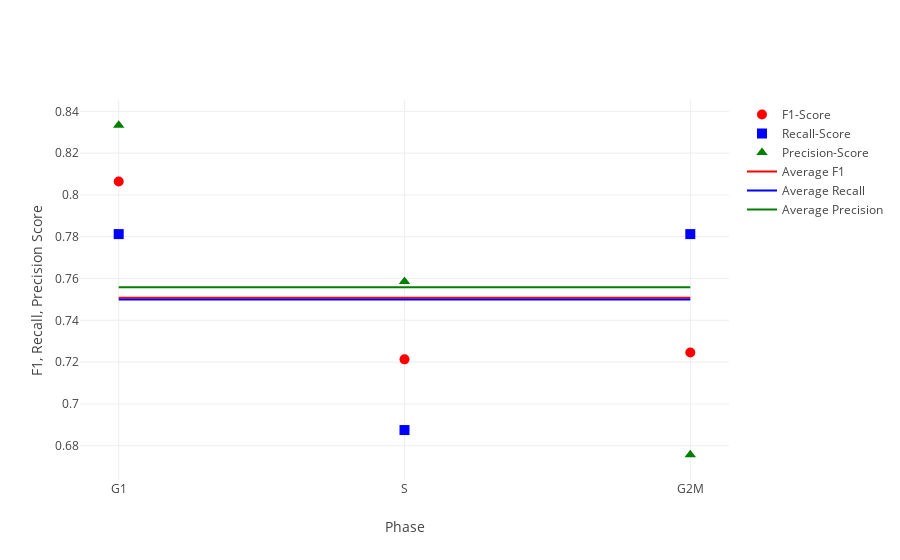

The cell this chart's notebook holds for it:
### Code cell
iplot(helper.plot_evaluation(*EMATB6142_evaluation, xaxis=["G1","S","G2M"], xaxislbl="Phase", average=True))

### Figure 1 — Plotly figure (JSON) as saved in the notebook; plotly's stock layout.template omitted (floating-point values rounded to 4 significant figures)
{"data": [{"marker": {"color": "red", "size": 10, "symbol": "circle"}, "mode": "markers", "name": "F1-Score", "type": "scatter", "x": ["G1", "S", "G2M"], "y": [0.8065, 0.7213, 0.7246]}, {"marker": {"color": "blue", "size": 10, "symbol": "square"}, "mode": "markers", "name": "Recall-Score", "type": "scatter", "x": ["G1", "S", "G2M"], "y": [0.7812, 0.6875, 0.7812]}, {"marker": {"color": "green", "size": 10, "symbol": "triangle-up"}, "mode": "markers", "name": "Precision-Score", "type": "scatter", "x": ["G1", "S", "G2M"], "y": [0.8333, 0.7586, 0.6757]}, {"marker": {"color": "red", "size": 10}, "mode": "lines", "name": "Average F1", "type": "scatter", "x": ["G1", "S", "G2M"], "y": [0.7508, 0.7508, 0.7508]}, {"marker": {"color": "blue", "size": 10}, "mode": "lines", "name": "Average Recall", "type": "scatter", "x": ["G1", "S", "G2M"], "y": [0.75, 0.75, 0.75]}, {"marker": {"color": "green", "size": 10}, "mode": "lines", "name": "Average Precision", "type": "scatter", "x": ["G1", "S", "G2M"], "y": [0.7559, 0.7559, 0.7559]}], "layout": {"title": "", "xaxis": {"title": "Phase"}, "yaxis": {"title": "F1, Recall, Precision Score"}}}
